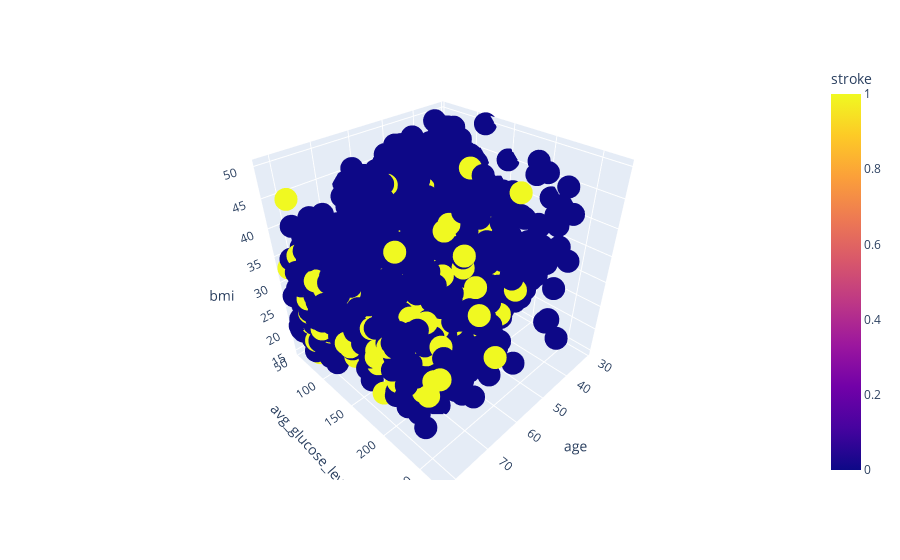

Source (notebook cell):
### Code cell
import plotly.express as px

fig = px.scatter_3d(df, x='age', y='avg_glucose_level', z='bmi', color='stroke')
fig.show()

### Figure 1 — Plotly figure (JSON) as saved in the notebook; plotly's stock layout.template omitted (floating-point values rounded to 4 significant figures; data arrays with more than 128 entries replaced by an {"elided": "..."} marker saying what was removed)
{"data": [{"hovertemplate": "age=%{x}<br>avg_glucose_level=%{y}<br>bmi=%{z}<br>stroke=%{marker.color}<extra></extra>", "legendgroup": "", "marker": {"color": {"elided": "3469 int values"}, "coloraxis": "coloraxis", "symbol": "circle"}, "mode": "markers", "name": "", "scene": "scene", "showlegend": false, "type": "scatter3d", "x": {"elided": "3469 int values"}, "y": {"elided": "3469 float values"}, "z": {"elided": "3469 float values"}}], "layout": {"coloraxis": {"colorbar": {"title": {"text": "stroke"}}, "colorscale": [[0, "#0d0887"], [0.1111, "#46039f"], [0.2222, "#7201a8"], [0.3333, "#9c179e"], [0.4444, "#bd3786"], [0.5556, "#d8576b"], [0.6667, "#ed7953"], [0.7778, "#fb9f3a"], [0.8889, "#fdca26"], [1, "#f0f921"]]}, "legend": {"tracegroupgap": 0}, "margin": {"t": 60}, "scene": {"domain": {"x": [0, 1], "y": [0, 1]}, "xaxis": {"title": {"text": "age"}}, "yaxis": {"title": {"text": "avg_glucose_level"}}, "zaxis": {"title": {"text": "bmi"}}}}}
